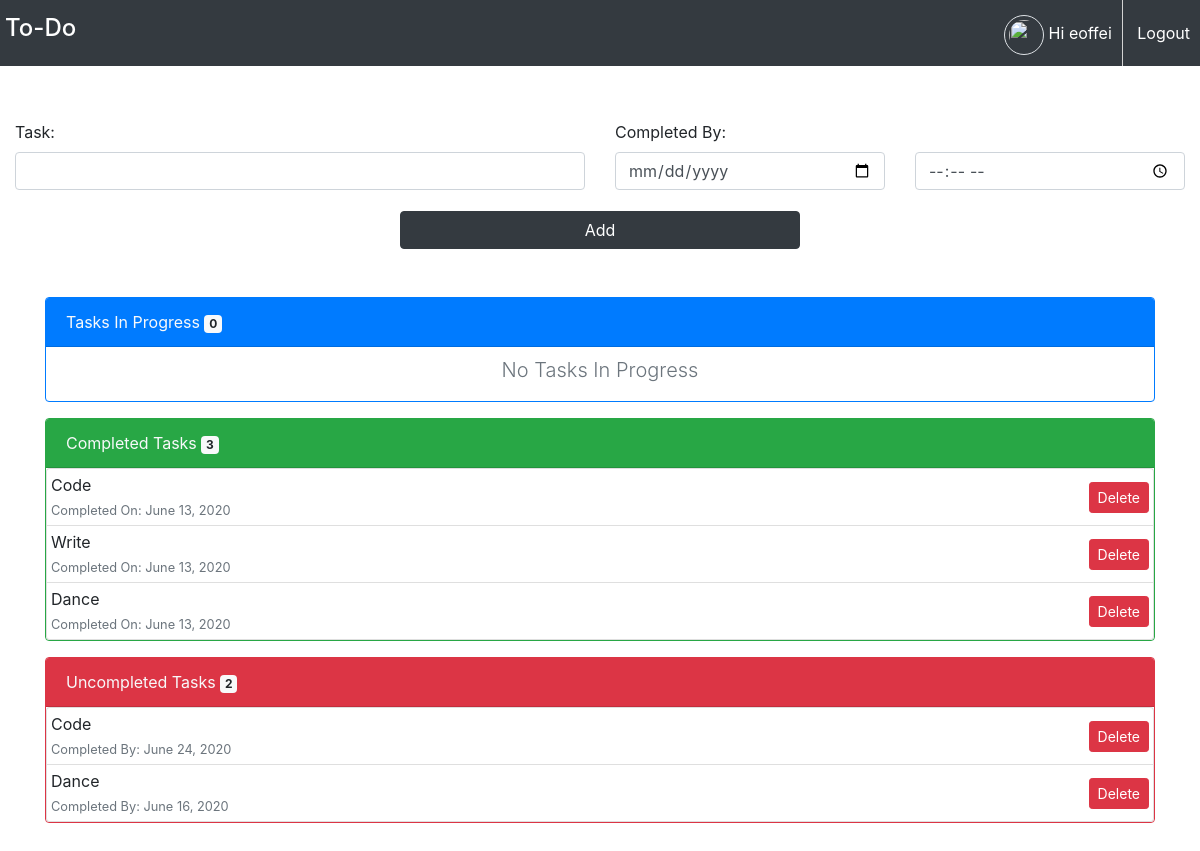
Page /home/ (signed in) on the earlier database version.
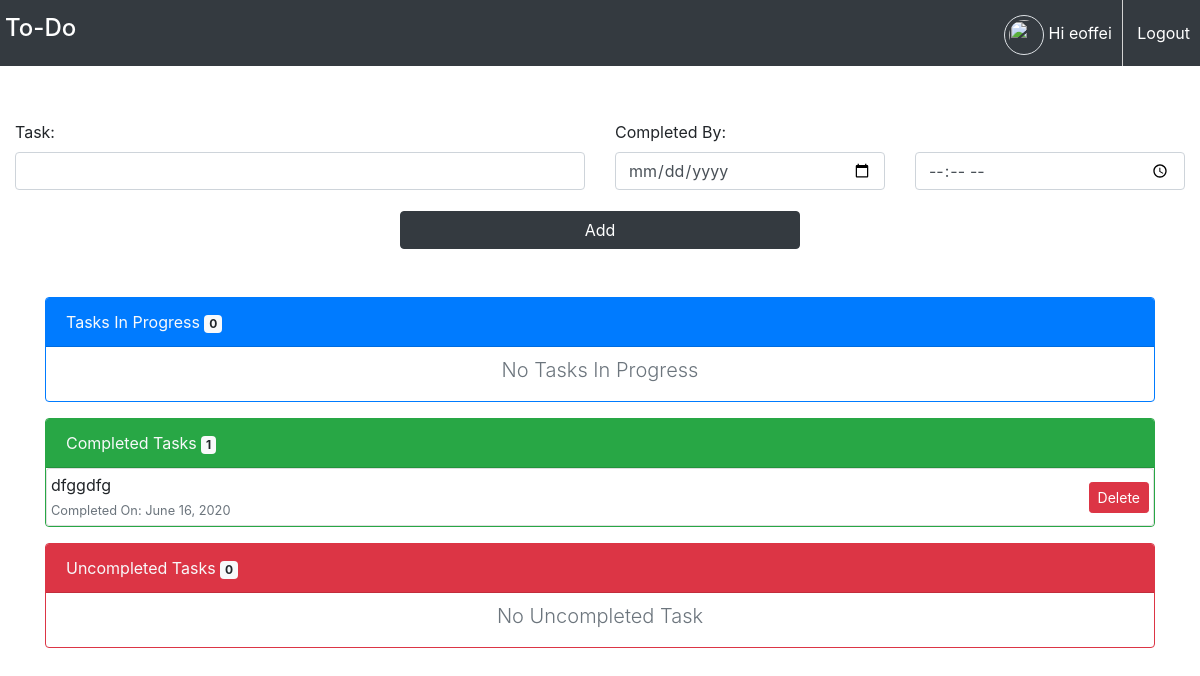
Same page on the later database version.
### app/models.py (models this page shows, shortened)
class Task(models.Model):
	user = models.ForeignKey(User,on_delete = models.CASCADE)
	action = models.CharField(max_length = 200)
	completed_by = models.DateTimeField()
	completed_on = models.DateTimeField(null = True,default = None)
	task_completed = models.BooleanField(default = False)
	def is_uncompleted(self):
		return timezone.now() > self.completed_by

### app/views.py (the view)
# urls.py: path('home/',app_views.HomePageView.as_view(),name = 'home'),
class HomePageView(LoginRequiredMixin,generic.ListView):
	model = Task
	context_object_name = 'tasks_in_progress'
	template_name = 'app/index.html'
	def get_queryset(self,*args,**kwargs):
		return [task for task in Task.objects.filter(user = self.request.user) if not task.task_completed and not task.is_uncompleted()]
	def get_context_data(self,*args,**kwargs):
		context = super().get_context_data(*args,**kwargs)
		context['tasks_in_progress_total'] = len(context['tasks_in_progress'])
		context['completed_tasks'] = [task for task in Task.objects.filter(user = self.request.user) if task.task_completed]
		context['completed_tasks_total'] = len(context['completed_tasks'])
		context['uncompleted_tasks'] = [task for task in Task.objects.filter(user = self.request.user) if task.is_uncompleted() ]
		context['uncompleted_tasks_total'] = len(context['uncompleted_tasks'])
		return context

### app/templates/app/index.html (shortened to what this page needs)
{% extends 'app/base.html' %}
{% load static %}
{% block content %}
	<div class="container-fluid" style="margin-top:120px">
		<div class="row">
			<div class="col-sm-6">
				<div class="form-group">
					<label for="id_task">Task:</label>
					<input type="text" id="id_task" class="form-control">
				</div>
			</div>
			<div class="col-sm-6">
				<div class="form-group">
					<label for="id_date_completed">Completed By:</label>
					<div class="row">
						<div class="col-6">
							<input type="date" id="id_date" class="form-control">
						</div>
						<div class="col-6">
							<input type="time" id = 'id_time' class="form-control">
						</div>
					</div>
				</div>
			</div>
		</div>
		<div style = 'max-width:400px;margin: 5px auto;'>
			<button id="add" class="btn btn-block btn-dark">Add</button>
		</div>
	</div>
	<div class="container mt-5 mb-5">
		<div class="card border-primary">
			<div class="card-header bg-primary text-light">
				Tasks In Progress <span id="tasks-in-progress-count" class="badge badge-light">{{tasks_in_progress_total}}</span>
			</div>
			<div id="tasks-in-progress-container" class="card-body p-0">
				{% if tasks_in_progress %}
					<ul id="tasks-in-progress" class="list-group list-group-flush">
						{% for task in tasks_in_progress %}
							<li class="list-group-item p-1 d-flex justify-content-between">
								<div>
									{{task.action}}<br/>
									<span class="text-muted small">Completed By: {{task.completed_by|date:''}}</span>
								</div>
								<div class="d-flex align-items-center">
									<button id = "{{task.id}}" class = 'btn btn-sm btn-success mr-1 complete'>Complete</button>
									<button id = "{{task.id}}" class = 'btn btn-sm btn-danger delete'>Delete</button>
								</div>
							</li>
						{% endfor %}
					</ul>
				{% else %}
					<p id="no-task-in-progress" class="text-center text-muted mt-2 lead">No Tasks In Progress</p>
				{% endif %}
			</div>
		</div>
		<div class="card mt-3 border-success">
			<div class="card-header bg-success text-light">
				Completed Tasks <span id="completed-tasks-count" class="badge badge-light">{{ completed_tasks_total }}</span>
			</div>
			<div id="completed-tasks-container" class="card-body p-0">
				{% if completed_tasks %}
					<ul id="completed-tasks" class="list-group">
						{% for task in completed_tasks %}
							<li class="list-group-item p-1 d-flex justify-content-between">
								<div>
									{{task.action}}<br/>
									<span class="text-muted small">Completed On: {{task.completed_on|date:''}}</span>
								</div>
								<div class="d-flex align-items-center">
									<button id = "{{task.id}}" class = 'btn btn-sm btn-danger delete'>Delete</button>
								</div>
							</li>
						{% endfor %}
					</ul>
				{% else %}
					<p id="no-completed-task" class="text-center mt-2 text-muted lead">No Completed Tasks</p>
				{% endif %}
			</div>
		</div>
		<div class="card mt-3 border-danger">
			<div class="card-header bg-danger text-light">
				Uncompleted Tasks <span id = 'uncompleted-tasks-count' class="badge badge-light">{{ uncompleted_tasks_total }}</span>
			</div>
			<div id="uncompleted-tasks-container" class="card-body p-0">
				{% if uncompleted_tasks %}
					<ul id="uncompleted-tasks" class="list-group">
						{% for task in uncompleted_tasks %}
							<li class="list-group-item p-1 d-flex justify-content-between">
								<div>
									{{task.action}}<br/>
									<span class="text-muted small">Completed By: {{task.completed_by|date:''}}</span>
								</div>
								<div class="d-flex align-items-center">
									<button id = "{{task.id}}" class = 'btn btn-sm btn-danger delete'>Delete</button>
								</div>
							</li>
						{% endfor %}
					</ul>
				{% else %}
					<p id="no-uncompleted-task" class="text-center text-muted mt-2 lead">No Uncompleted Task</p>
				{% endif %}
			</div>
		</div>
	</div>
{% endblock %}

Differences in the rows shown:
removed Task: action "Code", completed_on "June 13, 2020", completed_by "June 24, 2020"
removed Task: action "Write", completed_on "June 13, 2020", shown under "To-Do"
removed Task: action "Dance", completed_on "June 13, 2020", completed_by "June 16, 2020"
added Task: action "dfggdfg", completed_on "June 16, 2020", shown under "To-Do"
Other differences:
{{ completed_tasks_total }}: "3" → "1"
{{ uncompleted_tasks_total }}: "2" → "0"
text now shown: "No Uncompleted Task"
